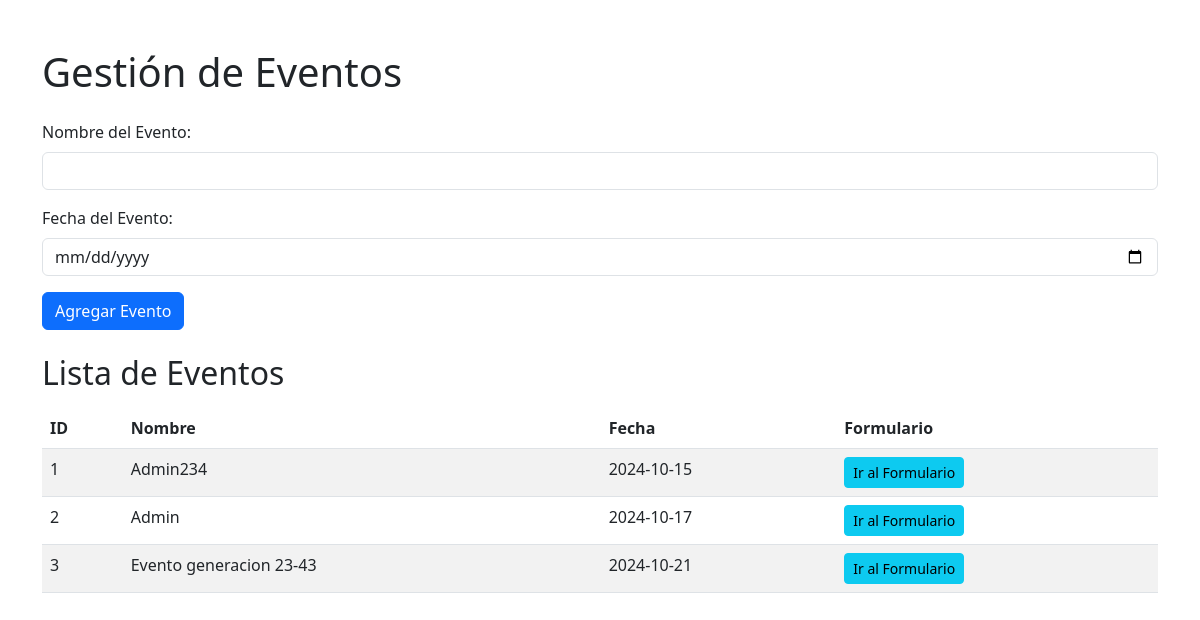
Before: /eventos with the older database file.
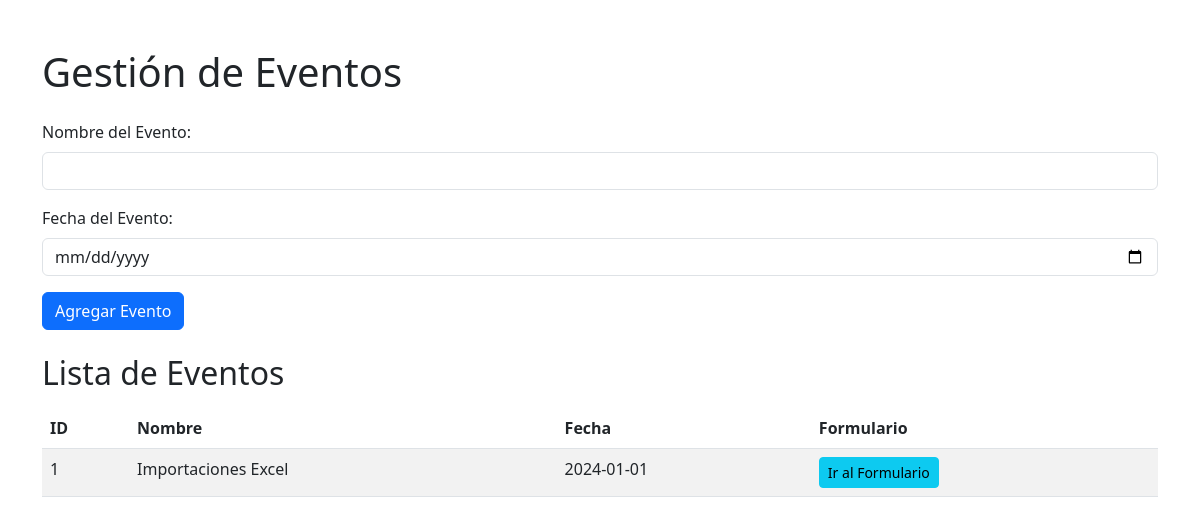
After: the same page with the newer database file.
### app.py (models this page shows)
class Evento(db.Model):
    id = db.Column(db.Integer, primary_key=True)
    nombre = db.Column(db.String(100), nullable=False)
    fecha = db.Column(db.String(100), nullable=False)
    boletos = db.relationship('Boleto', backref='evento', lazy=True)

### app.py (the view, shortened to what this page needs)
@app.route('/eventos', methods=['GET', 'POST'])
def eventos():
    eventos = Evento.query.all()
    return render_template('eventos.html', eventos=eventos)

### templates/eventos.html (shortened to what this page needs)
<!DOCTYPE html>
<html lang="es">
  <head>
    <link
      href="https://cdn.jsdelivr.net/npm/bootstrap@5.3.0-alpha1/dist/css/bootstrap.min.css"
      rel="stylesheet"
    />
  </head>
  <body>
    <div class="container mt-5">
      <h1 class="mb-4">Gestión de Eventos</h1>
      <form action="/eventos" method="POST" class="mb-4">
        <div class="mb-3">
          <label for="nombre" class="form-label">Nombre del Evento:</label>
          <input
            type="text"
            id="nombre"
            name="nombre"
            class="form-control"
            required
          />
        </div>
        <div class="mb-3">
          <label for="fecha" class="form-label">Fecha del Evento:</label>
          <input
            type="date"
            id="fecha"
            name="fecha"
            class="form-control"
            required
          />
        </div>
        <button type="submit" class="btn btn-primary">Agregar Evento</button>
      </form>
      <h2 class="mb-3">Lista de Eventos</h2>
      <table class="table table-striped">
        <thead>
          <tr>
            <th>ID</th>
            <th>Nombre</th>
            <th>Fecha</th>
            <th>Formulario</th>
          </tr>
        </thead>
        <tbody>
          {% for evento in eventos %}
          <tr>
            <td>{{ evento.id }}</td>
            <td>{{ evento.nombre }}</td>
            <td>{{ evento.fecha }}</td>
            <td>
              <a
                href="{{ url_for('formulario', evento_id=evento.id) }}"
                class="btn btn-info btn-sm"
                >Ir al Formulario</a
              >
            </td>
          </tr>
          {% endfor %}
        </tbody>
      </table>
    </div>
  </body>
</html>

Changed rows visible on the page:
removed Evento: id "2", nombre "Admin", fecha "2024-10-17"
removed Evento: id "3", nombre "Evento generacion 23-43", fecha "2024-10-21"
changed Evento id 1: nombre "Admin234" → "Importaciones Excel"; fecha "2024-10-15" → "2024-01-01"
